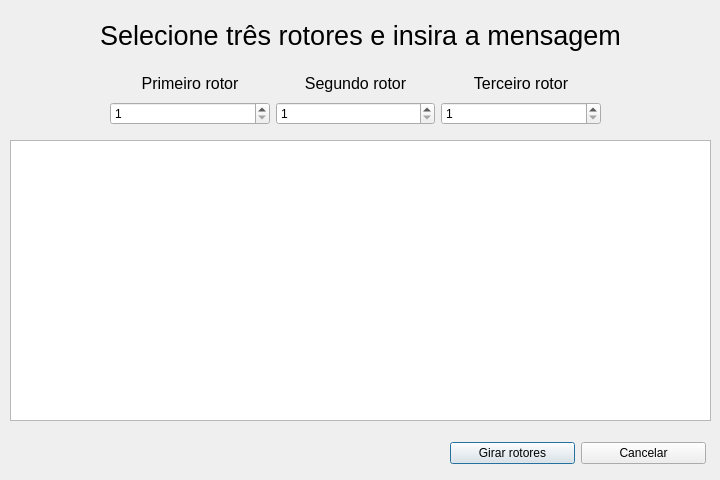
<?xml version="1.0" encoding="UTF-8"?>
<ui version="4.0">
 <class>enigma</class>
 <widget class="QDialog" name="enigma">
  <property name="geometry">
   <rect>
    <x>0</x>
    <y>0</y>
    <width>720</width>
    <height>480</height>
   </rect>
  </property>
  <property name="windowTitle">
   <string>Dialog</string>
  </property>
  <widget class="QLabel" name="label">
   <property name="geometry">
    <rect>
     <x>0</x>
     <y>0</y>
     <width>721</width>
     <height>71</height>
    </rect>
   </property>
   <property name="font">
    <font>
     <pointsize>20</pointsize>
    </font>
   </property>
   <property name="text">
    <string>Selecione três rotores e insira a mensagem</string>
   </property>
   <property name="alignment">
    <set>Qt::AlignCenter</set>
   </property>
  </widget>
  <widget class="QPlainTextEdit" name="plainTextEdit_2">
   <property name="geometry">
    <rect>
     <x>10</x>
     <y>140</y>
     <width>701</width>
     <height>281</height>
    </rect>
   </property>
   <property name="font">
    <font>
     <pointsize>10</pointsize>
    </font>
   </property>
  </widget>
  <widget class="QWidget" name="layoutWidget_2">
   <property name="geometry">
    <rect>
     <x>450</x>
     <y>440</y>
     <width>256</width>
     <height>27</height>
    </rect>
   </property>
   <layout class="QHBoxLayout" name="horizontalLayout_2">
    <item>
     <widget class="QPushButton" name="pushButton">
      <property name="text">
       <string>Girar rotores</string>
      </property>
     </widget>
    </item>
    <item>
     <widget class="QPushButton" name="pushButton_3">
      <property name="text">
       <string>Cancelar</string>
      </property>
     </widget>
    </item>
   </layout>
  </widget>
  <widget class="QWidget" name="">
   <property name="geometry">
    <rect>
     <x>110</x>
     <y>100</y>
     <width>491</width>
     <height>27</height>
    </rect>
   </property>
   <layout class="QHBoxLayout" name="horizontalLayout">
    <item>
     <widget class="QSpinBox" name="spinBox">
      <property name="minimum">
       <number>1</number>
      </property>
      <property name="maximum">
       <number>5</number>
      </property>
     </widget>
    </item>
    <item>
     <widget class="QSpinBox" name="spinBox_2">
      <property name="minimum">
       <number>1</number>
      </property>
      <property name="maximum">
       <number>5</number>
      </property>
     </widget>
    </item>
    <item>
     <widget class="QSpinBox" name="spinBox_3">
      <property name="minimum">
       <number>1</number>
      </property>
      <property name="maximum">
       <number>5</number>
      </property>
     </widget>
    </item>
   </layout>
  </widget>
  <widget class="QWidget" name="">
   <property name="geometry">
    <rect>
     <x>110</x>
     <y>70</y>
     <width>491</width>
     <height>26</height>
    </rect>
   </property>
   <layout class="QHBoxLayout" name="horizontalLayout_3">
    <item>
     <widget class="QLabel" name="label_2">
      <property name="font">
       <font>
        <pointsize>12</pointsize>
       </font>
      </property>
      <property name="text">
       <string>Primeiro rotor</string>
      </property>
      <property name="alignment">
       <set>Qt::AlignCenter</set>
      </property>
     </widget>
    </item>
    <item>
     <widget class="QLabel" name="label_3">
      <property name="font">
       <font>
        <pointsize>12</pointsize>
       </font>
      </property>
      <property name="text">
       <string>Segundo rotor</string>
      </property>
      <property name="alignment">
       <set>Qt::AlignCenter</set>
      </property>
     </widget>
    </item>
    <item>
     <widget class="QLabel" name="label_4">
      <property name="font">
       <font>
        <pointsize>12</pointsize>
       </font>
      </property>
      <property name="text">
       <string>Terceiro rotor</string>
      </property>
      <property name="alignment">
       <set>Qt::AlignCenter</set>
      </property>
     </widget>
    </item>
   </layout>
  </widget>
 </widget>
 <resources/>
 <connections/>
</ui>
